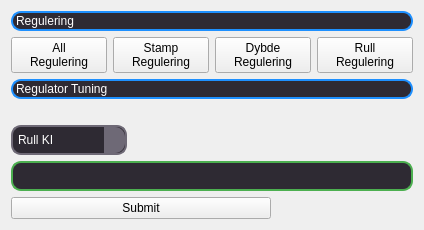
                              <widget class="QFrame" name="maniOuterContainer">
                               <property name="minimumSize">
                                <size>
                                 <width>360</width>
                                 <height>180</height>
                                </size>
                               </property>
                               <property name="maximumSize">
                                <size>
                                 <width>16777215</width>
                                 <height>16777215</height>
                                </size>
                               </property>
                               <layout class="QVBoxLayout" name="verticalLayout_3">
                                <item>
                                 <widget class="QLabel" name="label_12">
                                  <property name="minimumSize">
                                   <size>
                                    <width>0</width>
                                    <height>20</height>
                                   </size>
                                  </property>
                                  <property name="maximumSize">
                                   <size>
                                    <width>16777215</width>
                                    <height>20</height>
                                   </size>
                                  </property>
                                  <property name="styleSheet">
                                   <string notr="true">QWidget {
    background-color: #6E6976;
}

QFrame {
    background-color: #2E2A33;
    border: 2px solid #1E90FF;
    border-radius: 10px;
}

QPushButton {
    background-color: #2E2A33;
    border: 2px solid #1E90FF;
    border-radius: 10px;
    color: #FFFFFF;
    padding: 5px;
}

QPushButton:hover {
    background-color: #6E6976;
    color: #FFFFFF;
}

QLineEdit {
    background-color: #2E2A33;
    border: 2px solid #1E90FF;
    border-radius: 10px;
    color: #FFFFFF;
    padding: 5px;
}

QLabel {
    color: #FFFFFF;
}
QLabel {
  qproperty-alignment: 'AlignCenter';
}
</string>
                                  </property>
                                  <property name="text">
                                   <string>Regulering</string>
                                  </property>
                                 </widget>
                                </item>
                                <item>
                                 <layout class="QHBoxLayout" name="horizontalLayout_7">
                                  <item>
                                   <layout class="QHBoxLayout" name="horizontalLayout_8">
                                    <item>
                                     <widget class="QPushButton" name="btnRegOn">
                                      <property name="sizePolicy">
                                       <sizepolicy hsizetype="Minimum" vsizetype="Minimum">
                                        <horstretch>0</horstretch>
                                        <verstretch>0</verstretch>
                                       </sizepolicy>
                                      </property>
                                      <property name="text">
                                       <string>All 
Regulering</string>
                                      </property>
                                     </widget>
                                    </item>
                                    <item>
                                     <widget class="QPushButton" name="btnStampOn">
                                      <property name="sizePolicy">
                                       <sizepolicy hsizetype="Minimum" vsizetype="Minimum">
                                        <horstretch>0</horstretch>
                                        <verstretch>0</verstretch>
                                       </sizepolicy>
                                      </property>
                                      <property name="text">
                                       <string>Stamp
Regulering</string>
                                      </property>
                                     </widget>
                                    </item>
                                    <item>
                                     <widget class="QPushButton" name="btnDybdeOn">
                                      <property name="sizePolicy">
                                       <sizepolicy hsizetype="Minimum" vsizetype="Minimum">
                                        <horstretch>0</horstretch>
                                        <verstretch>0</verstretch>
                                       </sizepolicy>
                                      </property>
                                      <property name="text">
                                       <string>Dybde 
Regulering</string>
                                      </property>
                                     </widget>
                                    </item>
                                    <item>
                                     <widget class="QPushButton" name="btnRullOn">
                                      <property name="sizePolicy">
                                       <sizepolicy hsizetype="Minimum" vsizetype="Minimum">
                                        <horstretch>0</horstretch>
                                        <verstretch>0</verstretch>
                                       </sizepolicy>
                                      </property>
                                      <property name="text">
                                       <string>Rull
Regulering</string>
                                      </property>
                                     </widget>
                                    </item>
                                   </layout>
                                  </item>
                                 </layout>
                                </item>
                                <item>
                                 <layout class="QVBoxLayout" name="verticalLayout_40">
                                  <item>
                                   <widget class="QLabel" name="label_11">
                                    <property name="sizePolicy">
                                     <sizepolicy hsizetype="MinimumExpanding" vsizetype="Preferred">
                                      <horstretch>0</horstretch>
                                      <verstretch>0</verstretch>
                                     </sizepolicy>
                                    </property>
                                    <property name="minimumSize">
                                     <size>
                                      <width>402</width>
                                      <height>20</height>
                                     </size>
                                    </property>
                                    <property name="maximumSize">
                                     <size>
                                      <width>90</width>
                                      <height>25</height>
                                     </size>
                                    </property>
                                    <property name="styleSheet">
                                     <string notr="true">QWidget {
    background-color: #6E6976;
}

QFrame {
    background-color: #2E2A33;
    border: 2px solid #1E90FF;
    border-radius: 10px;
}

QPushButton {
    background-color: #2E2A33;
    border: 2px solid #1E90FF;
    border-radius: 10px;
    color: #FFFFFF;
    padding: 5px;
}

QPushButton:hover {
    background-color: #6E6976;
    color: #FFFFFF;
}

QLineEdit {
    background-color: #2E2A33;
    border: 2px solid #1E90FF;
    border-radius: 10px;
    color: #FFFFFF;
    padding: 5px;
}

QLabel {
    color: #FFFFFF;
}
QLabel {
  qproperty-alignment: 'AlignCenter';
}</string>
                                    </property>
                                    <property name="text">
                                     <string>Regulator Tuning</string>
                                    </property>
                                   </widget>
                                  </item>
                                  <item>
                                   <widget class="QLabel" name="lastSent">
                                    <property name="sizePolicy">
                                     <sizepolicy hsizetype="Preferred" vsizetype="MinimumExpanding">
                                      <horstretch>0</horstretch>
                                      <verstretch>0</verstretch>
                                     </sizepolicy>
                                    </property>
                                    <property name="text">
                                     <string/>
                                    </property>
                                   </widget>
                                  </item>
                                  <item>
                                   <widget class="QComboBox" name="reguleringDropdown">
                                    <property name="sizePolicy">
                                     <sizepolicy hsizetype="Fixed" vsizetype="Fixed">
                                      <horstretch>0</horstretch>
                                      <verstretch>0</verstretch>
                                     </sizepolicy>
                                    </property>
                                    <property name="minimumSize">
                                     <size>
                                      <width>116</width>
                                      <height>0</height>
                                     </size>
                                    </property>
                                    <property name="styleSheet">
                                     <string notr="true">QComboBox {
    background-color: #2E2A33;
    border: 2px solid #6E6976;
    border-radius: 10px;
    color: #FFFFFF;
    padding: 5px;
    min-width: 6em;
}

QComboBox::drop-down {
    subcontrol-origin: padding;
    subcontrol-position: center right;
    width: 20px;
    border-left-width: 1px;
    border-left-color: #6E6976;
    border-left-style: solid;
    border-top-right-radius: 10px;
    border-bottom-right-radius: 10px;
    background-color: #6E6976;
}

QComboBox::down-arrow {
    image: url(arrow-down.png);
    width: 8px;
    height: 8px;
}

QComboBox::item {
    color: #FFFFFF;
}</string>
                                    </property>
                                    <item>
                                     <property name="text">
                                      <string>Rull KI</string>
                                     </property>
                                    </item>
                                    <item>
                                     <property name="text">
                                      <string>Rull KD</string>
                                     </property>
                                    </item>
                                    <item>
                                     <property name="text">
                                      <string>Rull KP</string>
                                     </property>
                                    </item>
                                    <item>
                                     <property name="text">
                                      <string>Stamp KI</string>
                                     </property>
                                    </item>
                                    <item>
                                     <property name="text">
                                      <string>Stamp KD</string>
                                     </property>
                                    </item>
                                    <item>
                                     <property name="text">
                                      <string>Stamp KP</string>
                                     </property>
                                    </item>
                                    <item>
                                     <property name="text">
                                      <string>Dybde KI</string>
                                     </property>
                                    </item>
                                    <item>
                                     <property name="text">
                                      <string>Dybde KD</string>
                                     </property>
                                    </item>
                                    <item>
                                     <property name="text">
                                      <string>Dybde KP</string>
                                     </property>
                                    </item>
                                    <item>
                                     <property name="text">
                                      <string>TS</string>
                                     </property>
                                    </item>
                                    <item>
                                     <property name="text">
                                      <string>Alpha</string>
                                     </property>
                                    </item>
                                   </widget>
                                  </item>
                                  <item>
                                   <widget class="QLineEdit" name="tuningInput">
                                    <property name="styleSheet">
                                     <string notr="true">QWidget {
    background-color: #6E6976;
}

QFrame {
    background-color: #2E2A33;
    border: 2px solid #4CAF50;
    border-radius: 10px;
}

QPushButton {
    background-color: #2E2A33;
    border: 2px solid #4CAF50;
    border-radius: 10px;
    color: #FFFFFF;
    padding: 5px;
}

QPushButton:hover {
    background-color: #6E6976;
    color: #FFFFFF;
}

QLineEdit {
    background-color: #2E2A33;
    border: 2px solid #4CAF50;
    border-radius: 10px;
    color: #FFFFFF;
    padding: 5px;
}

QLabel {
    color: #FFFFFF;
}</string>
                                    </property>
                                    <property name="text">
                                     <string/>
                                    </property>
                                   </widget>
                                  </item>
                                  <item>
                                   <widget class="QPushButton" name="btnRegTuning">
                                    <property name="sizePolicy">
                                     <sizepolicy hsizetype="Fixed" vsizetype="Fixed">
                                      <horstretch>0</horstretch>
                                      <verstretch>0</verstretch>
                                     </sizepolicy>
                                    </property>
                                    <property name="minimumSize">
                                     <size>
                                      <width>260</width>
                                      <height>0</height>
                                     </size>
                                    </property>
                                    <property name="text">
                                     <string>Submit</string>
                                    </property>
                                   </widget>
                                  </item>
                                 </layout>
                                </item>
                               </layout>
                              </widget>
